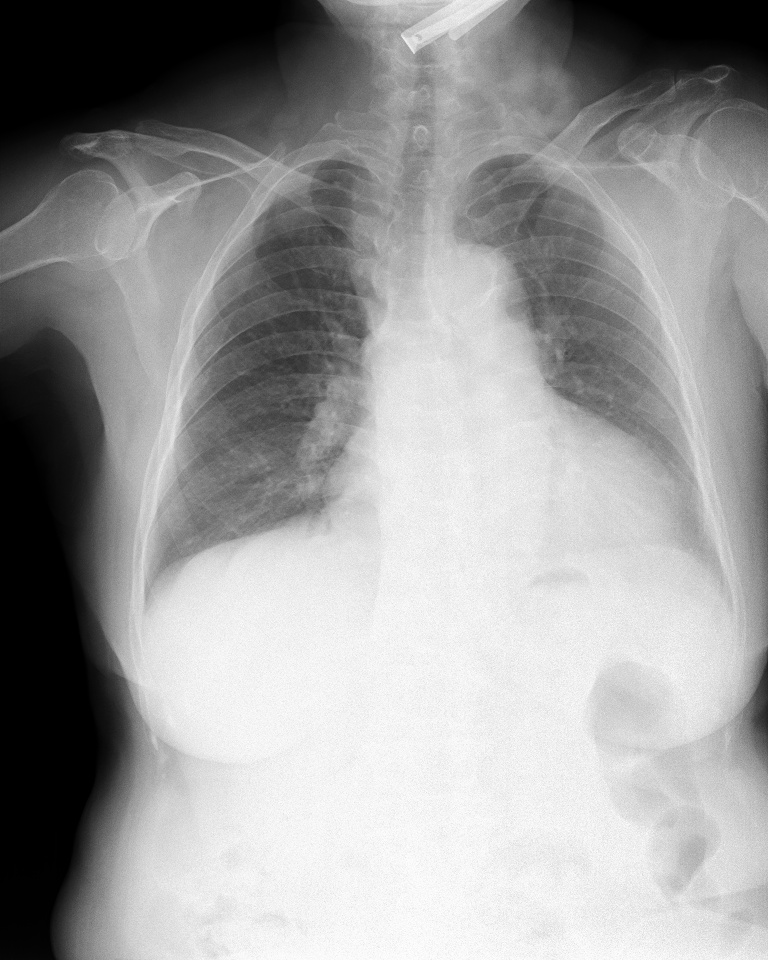
#> input picture Image-Augmentations-Visualize/dataset/051132a778e61a86eb147c7c6f564dfe.jpg, 768 x 960 px
$ python shear.py
#> lines starting #> are read from the running program, lines starting #| are printed output that depends on the picture
### Image-Augmentations-Visualize/src/data_augmentation.py
import random
import numpy as np
import cv2
import os
import sys
from src.utils import clip_bboxes, rotate_img, convert_2_to_4_corners, rotate_bboxes, convert_4_to_2_corners, letterbox_img

class RandomHorizontalFlip_(object):
    '''Radnomly horizontally flip the Image with the probability p.
    Args:
        p: (float) The probability with which the image is flipped.

    Output:
        img: (np.array) The flipped image with shape (HxWxC)
        bboxes: (np.array) The transformed bounding boxe with shape (N, 4)
                N is number of bounding boxes and 4 represents x_min, y_min, x_max, y_max.
        labels: (ndarray) the transformed labels
    '''

    def __init__(self, p):
        self.p = p

    def __call__(self, img, bboxes, labels):
        '''get the img_center coordinate'''
        # img with shape (512, 256, 3) (H = 512, W = 256)
        # img_center = [128., 256.]
        # [::-1] cause the img_center[0] is x_center and img_center[1] is y_center.
        img_center = np.array(img.shape[:2])[::-1] / 2
        #horizontal stack --> return standard format in image center
        # (x_center, y_center, x_center, y_center) like (x_min, y_min, x_max, y_max)
        img_center = np.hstack((img_center, img_center))
        bboxes = bboxes.copy()
        img = img.copy()
        if random.random() < self.p:
            # filp the img
            img = img[:, ::-1, :] # horizontal flip --> flip the width
            # https://stackoverflow.com/questions/59861233/cv2-rectangle-calls-overloaded-method-although-i-give-other-parameter
            img = cv2.cvtColor(img, cv2.COLOR_BGR2RGB) # if dont --> make error when draw by opencv :>

            # flip the bboxes (Explain in document)
            # x_min, x_max change
            bboxes[:, [0, 2]] += 2 * (img_center[[0, 2]] - bboxes[:, [0, 2]])
            bbox_w = abs(bboxes[:, 0] - bboxes[:, 2])
            # convert the x_min in the top left and x_max in the bottom right.
            # x_min
            bboxes[:, 0] -= bbox_w
            # x_max
            bboxes[:, 2] += bbox_w

        return img, bboxes, labels


class RandomVerticalFlip_(object):
    '''Radnomly vertical flip the Image with the probability p.
    Args:
        p: (float) The probability with which the image is flipped.

    Output:
        img: (np.array) The flipped image with shape (HxWxC)
        bboxes: (np.array) The transformed bounding boxe with shape (N, 4)
                N is number of bounding boxes and 4 represents x_min, y_min, x_max, y_max.
        labels: (ndarray) the transformed labels
    '''
    def __init__(self, p):
        self.p = p

    # [24 lines left out: function __call__, not called in this run]


class RandomScale(object):
    ''' Randomly scale an image
    Bounding boxes which have an area of less than 25% in the remaining in the
    transformed image is dropped (removed). The resolution is maintained, and the remaining
    area if any is filled by black color.

    Args:
        scale: (float or tuple(float))
               If **float**, the image is scale by a factor from a range (1 - scale, 1 + scale)
               If **typle**, the image is scale by a factor from value specified by the tuple.

        diff: (bool) If False, remain the aspect ratio of image. Otherwise, if True
              the scale of image's height and image's width is not the same.
        p: (float) The probability with which the image is scaled.

    Outputs:
        img: (ndarray) The scaled image with shape (H, W, C)
        bboxes: (ndarray) The transformed bounding boxe with shape (N, 4)
                N is number of bounding boxes and 4 represents x_min, y_min, x_max, y_max.
        labels: (ndarray) the transformed labels
    '''

    # [60 lines left out: functions __init__, __call__, not called in this run]


class Scale(object):
    ''' Scale an image
    Bounding boxes which have an area of less than 25% in the remaining in the
    transformed image is dropped (removed). The resolution is maintained, and the remaining
    area if any is filled by black color.

    Args:
        scale_x: (float) If **float**, the image's width is scale by a factor 1 + scale
        scale_y: (float) If **float**, the image's height is scale by a factor 1 + scale
        p: (float) The probability with which the image is scaled.

    Outputs:
        img: (ndarray) The scaled image with shape (H, W, C)
        bboxes: (ndarray) The transformed bounding boxe with shape (N, 4)
                N is number of bounding boxes and 4 represents x_min, y_min, x_max, y_max.
        labels: (ndarray) the transformed labels
    '''

    # [45 lines left out: functions __init__, __call__, not called in this run]


class RandomTranslate(object):
    ''' Randomly Translates the image
    Bounding boxes which have an area of less tahn 25% in the
    remaining in the transformed image is dropped (removed).
    The resolution is maintained, and the remaining area if any
    is filled by black color.

    Args:
        translate: (float or tuple(float))
                   if **float**, the image is translated by a factor drawn
                   randomly from a range (1 - translate, 1 + translate)
                   if **tuple**, translate is drawn randomly from specified by the tuple.
        diff: (bool) If False, remain the aspect ratio of image. Otherwise, if True
              the scale of image's height and image's width is not the same.
        p: (float) The probability with which the image is translated.

    Output:
        img: (ndarray) The scaled image with shape (H, W, C)
        bboxes: (ndarray) The transformed bounding boxe with shape (N, 4)
                N is number of bounding boxes and 4 represents x_min, y_min, x_max, y_max.
        labels: (ndarray) the transformed labels
    '''

    # [59 lines left out: functions __init__, __call__, not called in this run]

class Translate(object):
    ''' Randomly Translates the image
    Bounding boxes which have an area of less tahn 25% in the
    remaining in the transformed image is dropped (removed).
    The resolution is maintained, and the remaining area if any
    is filled by black color.

    Args:
        translate_x: (float) If **float**, the image's width is translated with this factor
        translate_y: (float) If **float**, the image's height is translated with this factor
        p: (float) The probability with which the image is translated.

    Output:
        img: (ndarray) The scaled image with shape (H, W, C)
        bboxes: (ndarray) The transformed bounding boxe with shape (N, 4)
                N is number of bounding boxes and 4 represents x_min, y_min, x_max, y_max.
        labels: (ndarray) the transformed labels
    '''

    # [51 lines left out: functions __init__, __call__, not called in this run]


class RandomRotate(object):
    ''' Randomly rotates an images
    Bounding boxes which habe an area og less than 25% in the remaining in the
    transformed image is dropped (removed). The resolution is maintained, and the remaining
    area if nay is filled by black color.

    Args:
        angle: (float or tuple(float))
               If **float**, the image is rotated by a factor drawn
               randomly from a range (- angle, angle)
               If **tuple**, the angle is drawn randomly from value specified by the tuple
        p: (float) The probability with which the image is rotated.

    Output:
        img: (ndarray) The scaled image with shape (H, W, C)
        bboxes: (ndarray) The transformed bounding boxe with shape (N, 4)
                N is number of bounding boxes and 4 represents x_min, y_min, x_max, y_max.
        labels: (ndarray) the transformed labels
    '''

    # [49 lines left out: functions __init__, __call__, not called in this run]


class Rotate(object):
    ''' Rotates an images
    Bounding boxes which habe an area og less than 25% in the remaining in the
    transformed image is dropped (removed). The resolution is maintained, and the remaining
    area if nay is filled by black color.

    Args:
        angle: (float) Angle by which the image is to be rotated
        p: (float) The probability with which the image is rotated.

    Output:
        img: (ndarray) The scaled image with shape (H, W, C)
        bboxes: (ndarray) The transformed bounding boxe with shape (N, 4)
                N is number of bounding boxes and 4 represents x_min, y_min, x_max, y_max.
        labels: (ndarray) the transformed labels
    '''

    def __init__(self, angle=20, p=0.5):
        self.angle = angle
        self.p = p

    # [40 lines left out: function __call__, not called in this run]


class RandomShear(object):
    """ Randomly shears an image in the horizontal direction
    Bounding boxes which have an area of less than 25% in the remaining in the
    transformed image is dropped. The resolution is maintained, and the remaining
    area if any is filled by black color.

    Args:
        shear_factor: (float or tuple(float))
                      If **float**, the image is sheared horizontally by a factor drawn
                      randomly from a range (-`shear_factor`, `shear_factor`).
                      If **tuple**, the `shear_factor` is drawn randomly from values specified by the
                      tuple.
        p: (float) The probability with which the image is rotated.

    Output:
        img: (ndarray) The scaled image with shape (H, W, C)
        bboxes: (ndarray) The transformed bounding boxe with shape (N, 4)
                N is number of bounding boxes and 4 represents x_min, y_min, x_max, y_max.
        labels: (ndarray) the transformed labels
    """

    # [59 lines left out: functions __init__, __call__, not called in this run]


class Shear(object):
    """ Randomly shears an image in the horizontal direction
    Bounding boxes which have an area of less than 25% in the remaining in the
    transformed image is dropped. The resolution is maintained, and the remaining
    area if any is filled by black color.

    Args:
        shear_factor: (float or tuple(float))
                      If **float**, the image is sheared horizontally by a factor drawn
                      randomly from a range (-`shear_factor`, `shear_factor`).
                      If **tuple**, the `shear_factor` is drawn randomly from values specified by the
                      tuple.
        p: (float) The probability with which the image is rotated.

    Output:
        img: (ndarray) The scaled image with shape (H, W, C)
        bboxes: (ndarray) The transformed bounding boxes with shape (N, 4)
                N is number of bounding boxes and 4 represents x_min, y_min, x_max, y_max.
        labels: (ndarray) the transformed labels
    """

    def __init__(self, shear_factor=0.2, p=0.5):
        self.shear_factor = shear_factor
        self.p = p

    def __call__(self, img, bboxes, labels):
        img = img.copy()
        bboxes = bboxes.copy()
        labels = labels.copy()

        if random.random() < self.p:
            shear_factor = self.shear_factor
            # get the width, height of image
            h, w = img.shape[0], img.shape[1]

            # in document explain why we horizontal flip image when shear is negative
            '''
            if shear_factor < 0:
            1. Horizontal flip image.
            2. Shearing image with positive shear_factor.
            3. Horizontal flip image again
            '''

            if shear_factor < 0:
                img, bboxes, labels = RandomHorizontalFlip_(p = 1)(img, bboxes, labels)

            # create the shearing matrix
            shear_matrix = np.array([[1, abs(shear_factor), 0],
                                     [0, 1, 0]])

            # when shearing, for maintaining the information of image
            # then the image's width will change
            new_w = w + abs(shear_factor * h)

            # the cooridnate of bounding boxes (x_min, x_max) change
            bboxes[:, [0, 2]] += ((bboxes[:, [1, 3]]) * abs(shear_factor)).astype(int)

            # shearing the image
            img = cv2.warpAffine(img, shear_matrix, dsize = (int(new_w), h))

            # if shear_factor < 0, we flip it again
            if shear_factor < 0:
                img, bboxes, labels = RandomHorizontalFlip_(p = 1)(img, bboxes, labels)

            # resize the image (after shearing) into original size
            img = cv2.resize(img, (w, h))

            # cause we resize the image --> resize the coordinates of bboxes
            scale_factor_x = new_w / w
            bboxes[:, :4] /= [scale_factor_x, 1, scale_factor_x, 1]

            # clip the bboxes
            bboxes, labels = clip_bboxes(bboxes, clip_box = [0, 0, 1 + w, 1 + h], labels = labels,
                                                alpha = 0.25)
        return img, bboxes, labels


class Resize(object):
    """Resize the image in accordance to `image_letter_box` function in darknet
    The aspect ratio is maintained. The longer side is resized to the input
    size of the network, while the remaining space on the shorter side is filled
    with black color. **This should be the last transform**

    Args:
        inp_dim: (tuple(int)) with (width, height). Tuple containing the size to which the image will be resized.

    Outputs:
        img: (ndarray) The scaled image with shape (H, W, C)
        bboxes: (ndarray) The transformed bounding boxes with shape (N, 4)
                N is number of bounding boxes and 4 represents x_min, y_min, x_max, y_max.
        labels: (ndarray) the transformed labels
    """

    def __init__(self, inp_dim):
        self.inp_dim = inp_dim

    # [38 lines left out: function __call__, not called in this run]


class RandomHSV(object):
    """HSV transform to vary hue saturation and brightness
    Hue has a range of 0-179
    Saturation and Brightness have a range of 0-255.
    Chose the amount you want to change thhe above quantities accordingly.

    Args:
        hue: (None or int or tuple (int))
             If None, the hue of the image is left unchanged.
             If int, a random int is uniformly sampled from (-hue, hue) and added to the
             hue of the image.
             If tuple, the int is sampled from the range specified by the tuple.
        saturation: (None, or int or tuple(int))
                    If None, the saturation of the image is left unchanged.
                    If int, a random int is uniformly sampled from (-saturation, saturation)
                    and added to the hue of the image.
                    If tuple, the int is sampled from the range  specified by the tuple.
        brightness: (None or int or tuple(int))
                    If None, the brightness of the image is left unchanged.
                    If int, a random int is uniformly sampled from (-brightness, brightness)
                    and added to the hue of the image.
                    If tuple, the int is sampled from the range  specified by the tuple.

    Outputs:
        img: (ndarray) The scaled image with shape (H, W, C)
        bboxes: (ndarray) The transformed bounding boxes with shape (N, 4)
                N is number of bounding boxes and 4 represents x_min, y_min, x_max, y_max.
        labels: (ndarray) the transformed labels
    """

    # [51 lines left out: functions __init__, __call__, not called in this run]


class HSV(object):
    """HSV transform to vary hue saturation and brightness
    Hue has a range of 0-179
    Saturation and Brightness have a range of 0-255.
    Chose the amount you want to change thhe above quantities accordingly.

    Args:
        hue: (None or int)
             If int, a random int is uniformly sampled and added to the image.
        saturation: (None, or int)
                    If None, the saturation of the image is left unchanged.
                    If int, a random int is uniformly sampled and added to the hue of the image.
        brightness: (None or int)
                    If int, a random int is uniformly sampled and added to the hue of the image.

    Outputs:
        img: (ndarray) The scaled image with shape (H, W, C)
        bboxes: (ndarray) The transformed bounding boxes with shape (N, 4)
                N is number of bounding boxes and 4 represents x_min, y_min, x_max, y_max.
        labels: (ndarray) the transformed labels
    """

    # [41 lines left out: functions __init__, __call__, not called in this run]


'''Combining multiple transformations'''
class Sequence_(object):
    '''Initialize squence object of transofrmation to the image/bboxes

    Args:
        augmentations: (list) List containing the Transformation Object in Sequence
                       they are to be applied.
        probs: (float or list(float))
               If **float**, the probability with which each of the transformation will
               be applied.
               If **list**, the length must be equal to *augmentations*.
               Each element of this list is the probability with which each
               corresponding transformation is applied.

    Output:
        img: (ndarray) The scaled image with shape (H, W, C)
        bboxes: (ndarray) The transformed bounding boxes with shape (N, 4)
                N is number of bounding boxes and 4 represents x_min, y_min, x_max, y_max.
        labels: (ndarray) the transformed labels
    '''

    # [18 lines left out: functions __init__, __call__, not called in this run]

### Image-Augmentations-Visualize/src/utils.py
# src: https://blog.paperspace.com/data-augmentation-for-object-detection-rotation-and-shearing/
# document:
import cv2
import numpy as np

def draw_bboxes(img, bbox, label, color, thickness):
    ''' draw the rectangle bboxes and its label
    Args:
        img: (np.array) with RGB and shape (H, W, C)
        bbox:(np.array) individual bbox with shape (4, ) with 4 represent to x_min, y_min, x_max. y_max
        label: (str): name of bbox
        color: (iterable) contain the color of its bbox
        thickness: (int)
    '''
    cv2.rectangle(img, pt1 = (int(bbox[0]), int(bbox[1])),
                  pt2 = (int(bbox[2]), int(bbox[3])), color = color, thickness = thickness)
    cv2.putText(img, text = label, org = (int(bbox[0]), int(bbox[1] - 5)),
                        fontFace = cv2.FONT_HERSHEY_SIMPLEX, fontScale = 0.6, color = color,
                        thickness = 1, lineType = cv2.LINE_AA)

def bboxes_area(bboxes):
    '''Calculate the bounding boxes area
    Args:
        bboxes: (ndarray): contain bounding boxes with shape (N, 4) with
                N is number of boxes and 4 is represent to x_min, y_min, x_max, y_max.
    outputs:
        area: (ndarray): contain the area of bounding boxes with shape (N, )
    '''
    area_bboxes = (bboxes[:, 2] - bboxes[:, 0]) * (bboxes[:, 3] - bboxes[:, 1])

    return area_bboxes

def clip_bboxes(bboxes, clip_box, labels, alpha):
    """ Clip the bounding boxes to the border of an image
    Args:
        bboxes: (ndarray) Array contain bounding boxes with shape (N, 4)
                with N is number of bounding boxes and 4 represent to x_min, y_min, x_max. y_max.
        clip_box: (iterable) if array, it have shape (4, ) specifying the diagonal co-ordinates of the image.
                  The coordinates are represented in the formate x_min, y_min, x_max, y_max.
                  Almose case, clip_box = [0, 0, img.shape[1] (img_width), img.shape[0] (img_height)]
        labels: (ndarray) Array contatin the name of bboxes corresponding to bboxes.
        alpha: (float) The configuration. If the percentage loss area of bbox after transform is smaller
               than alpha then drop this bbox. Otherwise, remain bbox.

    Output:
        bboxes: (ndarray) Array containing **clipped** bounding boxes of shape `N X 4` where N is the
                number of bounding boxes left are being clipped and the bounding boxes are represented in the
                format x_min, y_min, x_max, y_max.
        labels (ndarray)
    """

    bboxes = bboxes.copy()
    area_bboxes = bboxes_area(bboxes)

    # convert new x_min, y_min, x_max, y_max inside the border of an image after scale
    x_min = np.maximum(bboxes[:,0], clip_box[0]).reshape(-1, 1)
    y_min = np.maximum(bboxes[:,1], clip_box[1]).reshape(-1, 1)
    x_max = np.minimum(bboxes[:,2], clip_box[2]).reshape(-1, 1)
    y_max = np.minimum(bboxes[:,3], clip_box[3]).reshape(-1, 1)

    bboxes = np.hstack((x_min, y_min, x_max, y_max))

    # compute the percentage of bboxes area after
    print(f'bboxes_area(bboxes) = {bboxes_area(bboxes)}')
    print(f'area_bboxes = {area_bboxes}')
    percen_area_bboxes = bboxes_area(bboxes) / area_bboxes

    # the percentage of loss area
    percen_loss_area_bboxes = 1 - percen_area_bboxes
    print(f'loss_area_bboxes = {percen_loss_area_bboxes}')
    mask = (percen_loss_area_bboxes < alpha).astype(int)
    print(f'mask = {mask}')

    # remain the boxes with satisfied condition with corespoding to index
    bboxes = bboxes[mask == 1, :]
    labels = labels[mask == 1]


    return bboxes, labels

# [207 lines left out: functions rotate_img, convert_2_to_4_corners, convert_4_to_2_corners, rotate_bboxes, letterbox_img, not called in this run]

# [9 lines that do not run on import are left out]

### Image-Augmentations-Visualize/shear.py
import numpy as np
import cv2
import matplotlib.pyplot as plt
import os
import sys
from src.utils import draw_bboxes
from src.data_augmentation import Shear
import argparse
img_file = '051132a778e61a86eb147c7c6f564dfe.jpg'
annotations_file = '051132a778e61a86eb147c7c6f564dfe.txt'
color = {'Cardiomegaly' : [255, 0, 0],
         'Aortic enlargement' : [0, 255, 0],
         'Pleural thickening' : [0, 0, 255]}

def main(img_file=img_file, annotations_file=annotations_file, color=color, output_name=None):
#> called with img_file = '051132a778e61a86eb147c7c6f564dfe.jpg', annotations_file = '051132a778e61a86eb147c7c6f564dfe.txt'
        img_dir = os.path.join('dataset', img_file)
        annotations_dir = os.path.join('dataset', annotations_file)

        annotations = np.loadtxt(annotations_dir, delimiter = ',', dtype=object)
        labels = annotations[:, 4]
        bboxes = np.array(annotations[:, :4], dtype = np.float32)

        print(f'annotations = \n{annotations}')
        print(f'labels = \n{labels}')
        print(f'bboxes = \n{bboxes}')

        img = cv2.imread(img_dir)
#> img is the input picture: shape (960, 768, 3); min 0, max 255, mean 155.6
        img = cv2.cvtColor(img, cv2.COLOR_BGR2RGB)
        print(f'img.shape = {img.shape}')
#| img.shape = (960, 768, 3)

        random_shear = Shear(shear_factor = -0.3, p = 1)
        shear_img, shear_bboxes, shear_labels = random_shear(img, bboxes, labels)
#> in __call__, `img = img[:, ::-1, :]`:
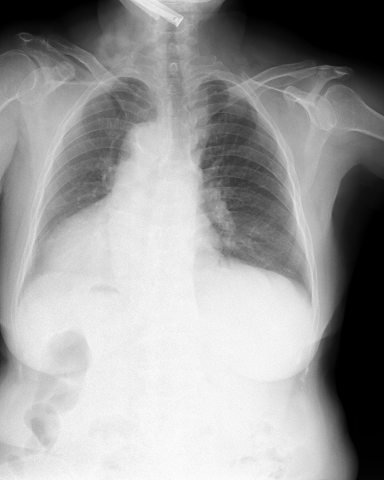
#> img: shape (960, 768, 3) (shown at 1/2 size); min 0, max 255, mean 155.6
#> in __call__, `img, bboxes, labels = RandomHorizontalFlip_(p = 1)(img, bboxes, labels)`: bboxes = [[88, 434, 451, 557], [231, 244, 341, 349], [167, 150, 238, 201]]
#> in __call__, `img = cv2.warpAffine(img, shear_matrix, dsize = (int(new_w), h))`:
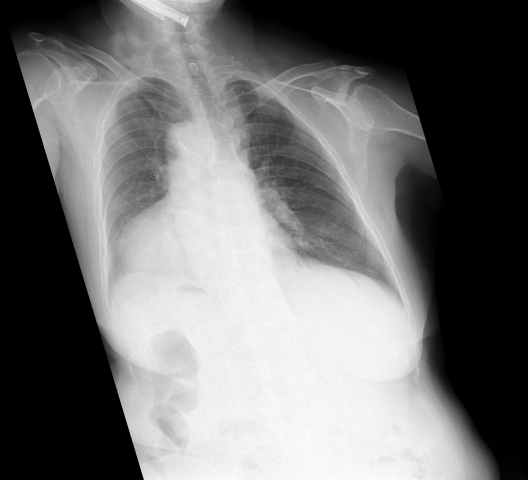
#> img: shape (960, 1056, 3) (shown at 1/2 size); min 0, max 255, mean 113.2
#> (the rest of the program and of its run is left out)
